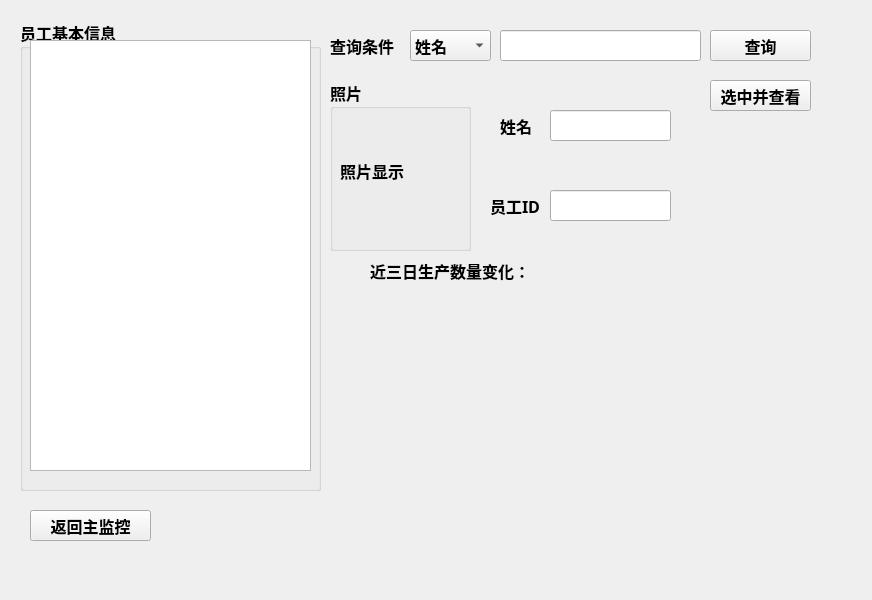
<?xml version="1.0" encoding="UTF-8"?>
<ui version="4.0">
 <class>theworkersearch</class>
 <widget class="QMainWindow" name="theworkersearch">
  <property name="geometry">
   <rect>
    <x>0</x>
    <y>0</y>
    <width>872</width>
    <height>600</height>
   </rect>
  </property>
  <property name="font">
   <font>
    <family>宋体</family>
    <pointsize>12</pointsize>
    <weight>75</weight>
    <bold>true</bold>
   </font>
  </property>
  <property name="windowTitle">
   <string>员工信息查询</string>
  </property>
  <widget class="QWidget" name="centralwidget">
   <widget class="QGroupBox" name="groupBox">
    <property name="geometry">
     <rect>
      <x>20</x>
      <y>20</y>
      <width>301</width>
      <height>471</height>
     </rect>
    </property>
    <property name="font">
     <font>
      <family>宋体</family>
      <pointsize>12</pointsize>
      <weight>75</weight>
      <bold>true</bold>
     </font>
    </property>
    <property name="title">
     <string>员工基本信息</string>
    </property>
    <widget class="QTableView" name="tableView">
     <property name="geometry">
      <rect>
       <x>10</x>
       <y>20</y>
       <width>281</width>
       <height>431</height>
      </rect>
     </property>
    </widget>
   </widget>
   <widget class="QLabel" name="label">
    <property name="geometry">
     <rect>
      <x>330</x>
      <y>30</y>
      <width>81</width>
      <height>31</height>
     </rect>
    </property>
    <property name="font">
     <font>
      <family>宋体</family>
      <pointsize>12</pointsize>
      <weight>75</weight>
      <bold>true</bold>
     </font>
    </property>
    <property name="text">
     <string>查询条件</string>
    </property>
   </widget>
   <widget class="QComboBox" name="comboBox">
    <property name="geometry">
     <rect>
      <x>410</x>
      <y>30</y>
      <width>81</width>
      <height>31</height>
     </rect>
    </property>
    <property name="font">
     <font>
      <family>宋体</family>
      <pointsize>12</pointsize>
      <weight>75</weight>
      <bold>true</bold>
     </font>
    </property>
    <item>
     <property name="text">
      <string>姓名</string>
     </property>
    </item>
    <item>
     <property name="text">
      <string>员工ID</string>
     </property>
    </item>
    <item>
     <property name="text">
      <string>RFID卡号</string>
     </property>
    </item>
   </widget>
   <widget class="QLineEdit" name="lineEdit">
    <property name="geometry">
     <rect>
      <x>500</x>
      <y>30</y>
      <width>201</width>
      <height>31</height>
     </rect>
    </property>
   </widget>
   <widget class="QPushButton" name="pushButton">
    <property name="geometry">
     <rect>
      <x>710</x>
      <y>30</y>
      <width>101</width>
      <height>31</height>
     </rect>
    </property>
    <property name="text">
     <string>查询</string>
    </property>
   </widget>
   <widget class="QwtPlot" name="qwtPlot">
    <property name="geometry">
     <rect>
      <x>340</x>
      <y>300</y>
      <width>501</width>
      <height>251</height>
     </rect>
    </property>
   </widget>
   <widget class="QPushButton" name="pushButton_2">
    <property name="geometry">
     <rect>
      <x>710</x>
      <y>80</y>
      <width>101</width>
      <height>31</height>
     </rect>
    </property>
    <property name="text">
     <string>选中并查看</string>
    </property>
   </widget>
   <widget class="QLabel" name="label_2">
    <property name="geometry">
     <rect>
      <x>370</x>
      <y>260</y>
      <width>201</width>
      <height>21</height>
     </rect>
    </property>
    <property name="text">
     <string>近三日生产数量变化：</string>
    </property>
   </widget>
   <widget class="QLabel" name="label_3">
    <property name="geometry">
     <rect>
      <x>500</x>
      <y>110</y>
      <width>51</width>
      <height>31</height>
     </rect>
    </property>
    <property name="text">
     <string>姓名</string>
    </property>
   </widget>
   <widget class="QLabel" name="label_4">
    <property name="geometry">
     <rect>
      <x>490</x>
      <y>190</y>
      <width>51</width>
      <height>31</height>
     </rect>
    </property>
    <property name="text">
     <string>员工ID</string>
    </property>
   </widget>
   <widget class="QGroupBox" name="groupBox_2">
    <property name="geometry">
     <rect>
      <x>330</x>
      <y>80</y>
      <width>141</width>
      <height>171</height>
     </rect>
    </property>
    <property name="title">
     <string>照片</string>
    </property>
    <widget class="QLabel" name="label_5">
     <property name="geometry">
      <rect>
       <x>10</x>
       <y>20</y>
       <width>121</width>
       <height>141</height>
      </rect>
     </property>
     <property name="text">
      <string>照片显示</string>
     </property>
    </widget>
   </widget>
   <widget class="QLineEdit" name="lineEdit_2">
    <property name="geometry">
     <rect>
      <x>550</x>
      <y>110</y>
      <width>121</width>
      <height>31</height>
     </rect>
    </property>
   </widget>
   <widget class="QLineEdit" name="lineEdit_3">
    <property name="geometry">
     <rect>
      <x>550</x>
      <y>190</y>
      <width>121</width>
      <height>31</height>
     </rect>
    </property>
   </widget>
   <widget class="QPushButton" name="TWS_Comback_pushButton">
    <property name="geometry">
     <rect>
      <x>30</x>
      <y>510</y>
      <width>121</width>
      <height>31</height>
     </rect>
    </property>
    <property name="text">
     <string>返回主监控</string>
    </property>
   </widget>
  </widget>
  <widget class="QMenuBar" name="menubar">
   <property name="geometry">
    <rect>
     <x>0</x>
     <y>0</y>
     <width>872</width>
     <height>22</height>
    </rect>
   </property>
  </widget>
 </widget>
 <customwidgets>
  <customwidget>
   <class>QwtPlot</class>
   <extends>QFrame</extends>
   <header>qwt_plot.h</header>
  </customwidget>
 </customwidgets>
 <resources/>
 <connections/>
</ui>
